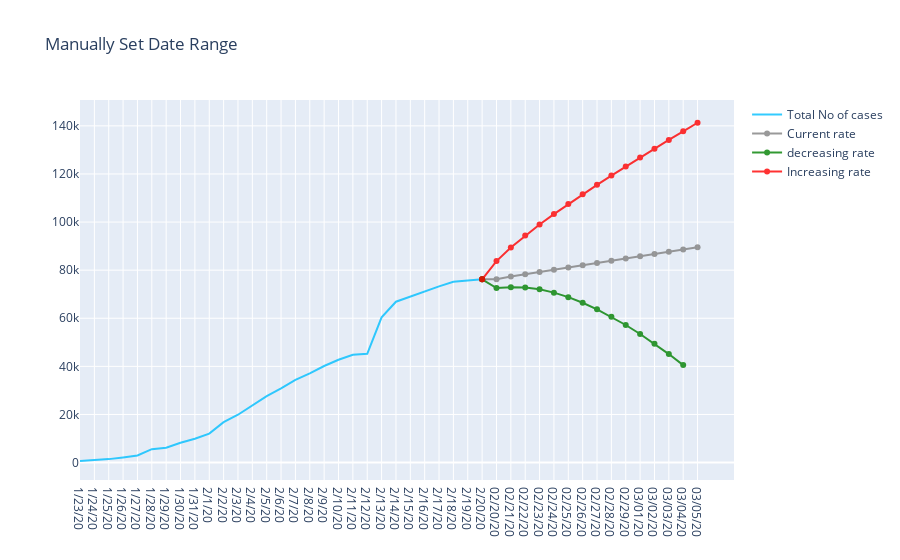

This figure's notebook cell:
### Markdown cell above
#### Plot The data on the graph

### Code cell
df_last_elem = pd.DataFrame({'Date': df.Date.tail(1), 'Current': df.Current.tail(1)})
lower_series = df_last_elem.append(lower_series)
upper_series = df_last_elem.append(upper_series)
fc_series = df_last_elem.append(fc_series)
# print(fc_series)

# print(result)
pred_y = df.Current.tail(1).tolist()
# print(pred_y)
train = df.Current.tail(4)
x = [x for x in range(len(train))]
y = train
z = np.polyfit(x, y, 1)
f = np.poly1d(z)
# print(f(28))
pred_x = [x for x in range(len(train),len(train)+15) ] 
for x in range(len(train),len(train)+14):
    pred_y.append(f(x)) 
new_fc_series = pd.DataFrame(list(zip(dates2[:len(fc_series)],pred_y)),columns =['Date','Current'])
new_fc_series = df_last_elem.append(new_fc_series)
# print(new__fc_series)

fig = go.Figure()
fig.add_trace(go.Scatter(
                x=df.Date,
                y=df['Current'],
                name="Total No of cases",
                line_color='deepskyblue',
                opacity=0.8))

# fig.add_trace(go.Scatter(
#                 x=moving_avg_series.Date,
#                 y=moving_avg_series['Current'],
#                 name="Moving Avg",
#                 line_color='yellow',
#                 opacity=0.8))

fig.add_trace(go.Scatter(
                x=new_fc_series.Date,
                y=new_fc_series.Current,
                name="Current rate",
                line_color='gray',
                opacity=0.8))

fig.add_trace(go.Scatter(
                x=lower_series.Date,
                y=lower_series['Current'],
                name="decreasing rate",
                line_color='green',
                opacity=0.8))

fig.add_trace(go.Scatter(
                x=upper_series.Date,
                y=upper_series['Current'],
                name="Increasing rate",
                line_color='red',
                opacity=0.8))


# Use date string to set xaxis range
fig.update_layout(
                  title_text ="Manually Set Date Range")
fig.show()

### Figure 1 — Plotly figure (JSON) as saved in the notebook; plotly's stock layout.template omitted (floating-point values rounded to 4 significant figures)
{"data": [{"line": {"color": "deepskyblue"}, "name": "Total No of cases", "opacity": 0.8, "type": "scatter", "x": ["1/23/20", "1/24/20", "1/25/20", "1/26/20", "1/27/20", "1/28/20", "1/29/20", "1/30/20", "1/31/20", "2/1/20", "2/2/20", "2/3/20", "2/4/20", "2/5/20", "2/6/20", "2/7/20", "2/8/20", "2/9/20", "2/10/20", "2/11/20", "2/12/20", "2/13/20", "2/14/20", "2/15/20", "2/16/20", "2/17/20", "2/18/20", "2/19/20", "2/20/20"], "y": [653, 941, 1434, 2118, 2927, 5578, 6166, 8234, 9927, 12038, 16787, 19881, 23892, 27636, 30818, 34392, 37121, 40151, 42763, 44803, 45222, 60370, 66887, 69032, 71226, 73260, 75138, 75641, 76199]}, {"line": {"color": "gray"}, "name": "Current rate", "opacity": 0.8, "type": "scatter", "x": ["2/20/20", "02/20/20", "02/21/20", "02/22/20", "02/23/20", "02/24/20", "02/25/20", "02/26/20", "02/27/20", "02/28/20", "02/29/20", "03/01/20", "03/02/20", "03/03/20", "03/04/20", "03/05/20"], "y": [76199, 76199, 77390.0, 78320.0, 79250.0, 80190.0, 81120.0, 82050.0, 82980.0, 83910.0, 84850.0, 85780.0, 86710.0, 87640.0, 88570.0, 89510.0]}, {"line": {"color": "green"}, "name": "decreasing rate", "opacity": 0.8, "type": "scatter", "x": ["2/20/20", "2/20/20", "02/20/20", "02/21/20", "02/22/20", "02/23/20", "02/24/20", "02/25/20", "02/26/20", "02/27/20", "02/28/20", "02/29/20", "03/01/20", "03/02/20", "03/03/20", "03/04/20"], "y": [76199, 76199, 72570.0, 72860.0, 72790.0, 72030.0, 70650.0, 68770.0, 66440.0, 63720.0, 60630.0, 57200.0, 53460.0, 49430.0, 45110.0, 40530.0]}, {"line": {"color": "red"}, "name": "Increasing rate", "opacity": 0.8, "type": "scatter", "x": ["2/20/20", "2/20/20", "02/20/20", "02/21/20", "02/22/20", "02/23/20", "02/24/20", "02/25/20", "02/26/20", "02/27/20", "02/28/20", "02/29/20", "03/01/20", "03/02/20", "03/03/20", "03/04/20", "03/05/20"], "y": [76199, 76199, 83780.0, 89390.0, 94380.0, 98970.0, 103300.0, 107500.0, 111500.0, 115500.0, 119300.0, 123100.0, 126800.0, 130500.0, 134100.0, 137700.0, 141300.0]}], "layout": {"title": {"text": "Manually Set Date Range"}}}
